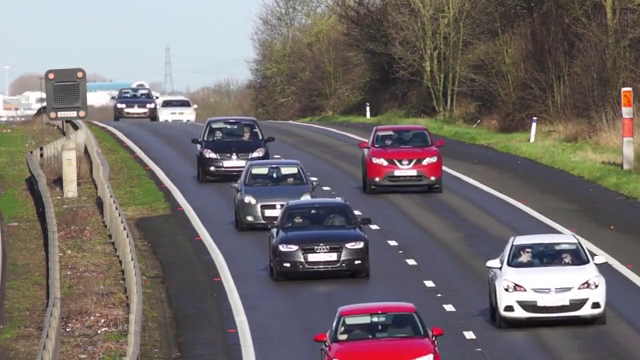
#> input picture frame 37 of Background_Subtraction/video.mp4, 640 x 360 px
$ python background_subtraction_mog2_knn.py
#> lines starting #> are read from the running program, lines starting #| are printed output that depends on the picture; after the words box and inside, x2 and y2 are one past the last pixel; in counts of white or black regions, pixels touching at a corner belong together
from __future__ import print_function
import cv2 as cv
import argparse
parser = argparse.ArgumentParser(description='This program shows how to use background subtraction methods provided by \
                                              OpenCV. You can process both videos and images.')
parser.add_argument('--input', type=str, help='Path to a video or a sequence of image.', default='video.mp4')
parser.add_argument('--algo', type=str, help='Background subtraction method (KNN, MOG2).', default='MOG2')
args = parser.parse_args()

# create Background Subtractor objects
if args.algo == 'MOG2':
    backSub = cv.createBackgroundSubtractorMOG2()
else:
    backSub = cv.createBackgroundSubtractorKNN()

# open the video
capture = cv.VideoCapture(cv.samples.findFileOrKeep(args.input))
if not capture.isOpened():
    print('Unable to open: ' + args.input)
    exit(0)

while True:
    # read the frame
    result, frame = capture.read()
#> frame is the input picture: shape (360, 640, 3); mean B, G, R 108, 108.8, 115.8
    if frame is None:
        break

    # update the background model (calculate/update foreground mask based on the current frame)
    fgMask = backSub.apply(frame)
#> fgMask: shape (360, 640); every value is 127

    # get the frame number and write it on the current frame
    cv.rectangle(frame, (10, 2), (100,20), (255,255,255), -1)
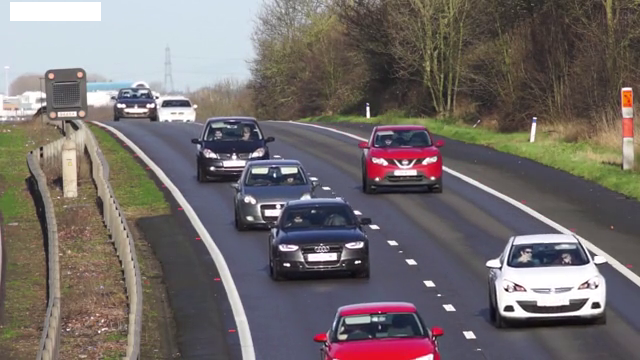
#> frame: shape (360, 640, 3); 0.75% of pixels changed, all inside (x1, y1, x2, y2) = (10, 2, 101, 21)
    cv.putText(frame, str(capture.get(cv.CAP_PROP_POS_FRAMES)), (15, 15), cv.FONT_HERSHEY_SIMPLEX, 0.5 , (0,0,0))
#> frame: shape (360, 640, 3); 0.04% of pixels changed, all inside (x1, y1, x2, y2) = (17, 5, 50, 16)

    # show the current frame and the foreground masks
    cv.imshow('Frame', frame)
    cv.imshow('FG Mask', fgMask)

    keyboard = cv.waitKey(30)
#> (key Esc is pressed here)
    if keyboard == 'q' or keyboard == 27:
        break
